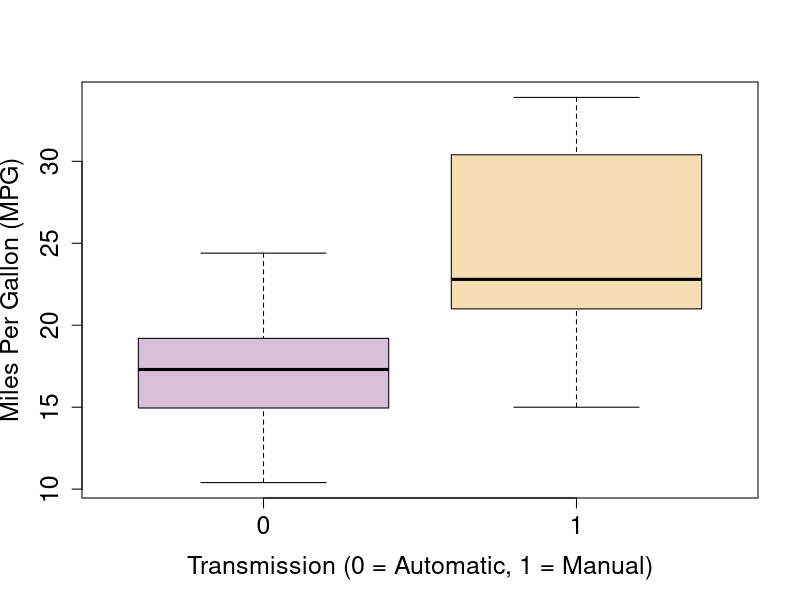
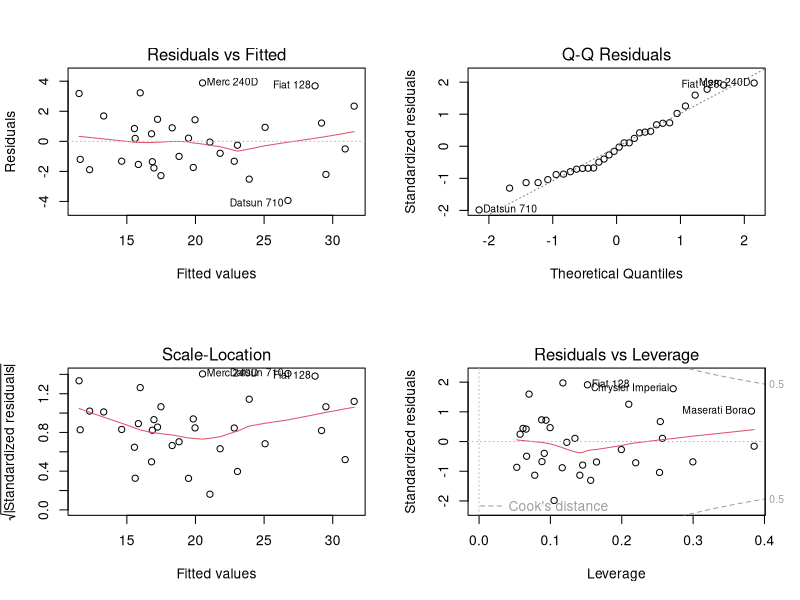
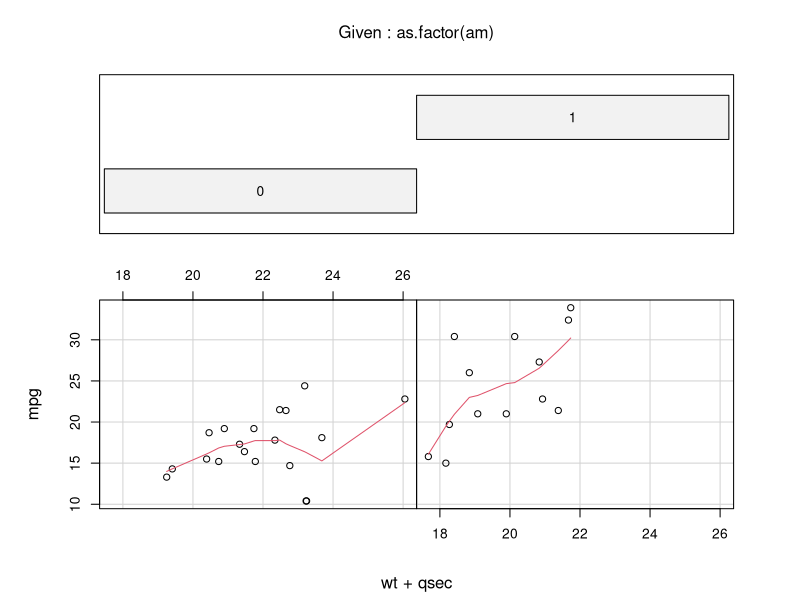

These figures' R source, in order:
## ---- chunk 1
data(mtcars)

manual <- as.list(subset(mtcars, am == 1, select = mpg))[[1]]
automatic <- as.list(subset(mtcars, am == 0, select = mpg))[[1]]

t.test(manual, automatic)
## ---- chunk 2
var <- colnames(mtcars)[!(colnames(mtcars) %in% c("mpg", "am"))]
formula.full <- formula(paste("mpg ~ factor(am):(",
                        paste(var, collapse = "*"), ")"))

null = lm(mpg ~ 1, data = mtcars)
full = lm(formula.full, data = mtcars)

model <- step(null, scope = list(lower = null, upper = full),
              direction = "both", trace = FALSE)
model$call
## ---- chunk 3
summary(model)
## ---- chunk 4
boxplot(automatic, manual, cex = 3.0, col = c("thistle","wheat"),
        cex.lab=1.5, cex.axis=1.5, cex.main=1.5, cex.sub=1.5,
        names = c("0", "1"),
        xlab = "Transmission (0 = Automatic, 1 = Manual)",
        ylab = "Miles Per Gallon (MPG)")
## ---- chunk 5
par(mfrow=c(2,2))
plot(model)
## ---- chunk 6
coplot(mpg ~ wt + qsec| as.factor(am),
       data = mtcars, panel = panel.smooth, rows = 1)
